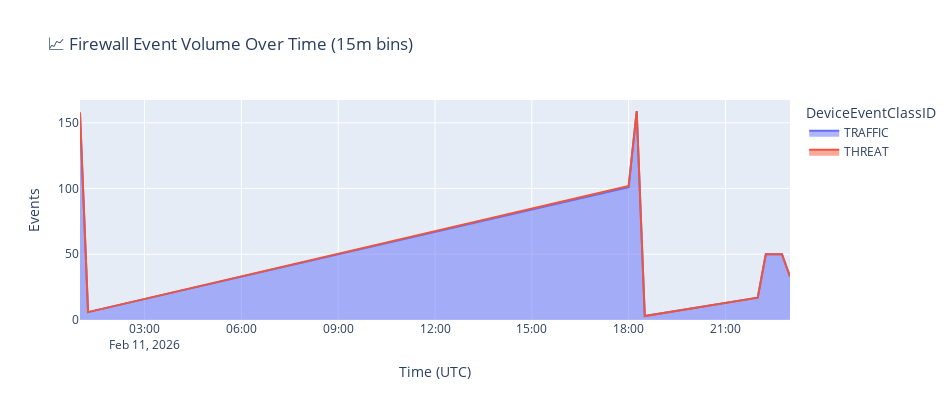

Notebook source saved alongside this figure:
### Code cell
# ── 4b: Event volume over time (15-minute bins) ─────────────────────────
df_timeline = (
    df_paloalto
    .withColumn("TimeBin", F.window("TimeGenerated", "15 minutes").start)
    .groupBy("TimeBin", "DeviceEventClassID")
    .count()
    .orderBy("TimeBin")
    .toPandas()
)

fig = px.area(
    df_timeline,
    x="TimeBin",
    y="count",
    color="DeviceEventClassID",
    title="📈 Firewall Event Volume Over Time (15m bins)",
    color_discrete_map={"TRAFFIC": "#636EFA", "THREAT": "#EF553B"},
)
fig.update_layout(
    xaxis_title="Time (UTC)", yaxis_title="Events",
    width=950, height=400,
)
fig.show()

### Figure 1 — Plotly figure (JSON) as saved in the notebook; plotly's stock layout.template omitted (floating-point values rounded to 4 significant figures)
{"data": [{"fillpattern": {"shape": ""}, "hovertemplate": "DeviceEventClassID=TRAFFIC<br>TimeBin=%{x}<br>count=%{y}<extra></extra>", "legendgroup": "TRAFFIC", "line": {"color": "#636EFA"}, "marker": {"symbol": "circle"}, "mode": "lines", "name": "TRAFFIC", "orientation": "v", "showlegend": true, "stackgroup": "1", "type": "scatter", "x": ["2026-02-11T01:00:00", "2026-02-11T01:15:00", "2026-02-11T18:00:00", "2026-02-11T18:15:00", "2026-02-11T18:30:00", "2026-02-11T22:00:00", "2026-02-11T22:15:00", "2026-02-11T22:30:00", "2026-02-11T22:45:00", "2026-02-11T23:00:00"], "xaxis": "x", "y": [157, 6, 101, 159, 3, 17, 50, 50, 50, 33], "yaxis": "y"}, {"fillpattern": {"shape": ""}, "hovertemplate": "DeviceEventClassID=THREAT<br>TimeBin=%{x}<br>count=%{y}<extra></extra>", "legendgroup": "THREAT", "line": {"color": "#EF553B"}, "marker": {"symbol": "circle"}, "mode": "lines", "name": "THREAT", "orientation": "v", "showlegend": true, "stackgroup": "1", "type": "scatter", "x": ["2026-02-11T01:00:00", "2026-02-11T18:00:00"], "xaxis": "x", "y": [1, 1], "yaxis": "y"}], "layout": {"height": 400, "legend": {"title": {"text": "DeviceEventClassID"}, "tracegroupgap": 0}, "title": {"text": "📈 Firewall Event Volume Over Time (15m bins)"}, "width": 950, "xaxis": {"anchor": "y", "domain": [0, 1], "title": {"text": "Time (UTC)"}}, "yaxis": {"anchor": "x", "domain": [0, 1], "title": {"text": "Events"}}}}
